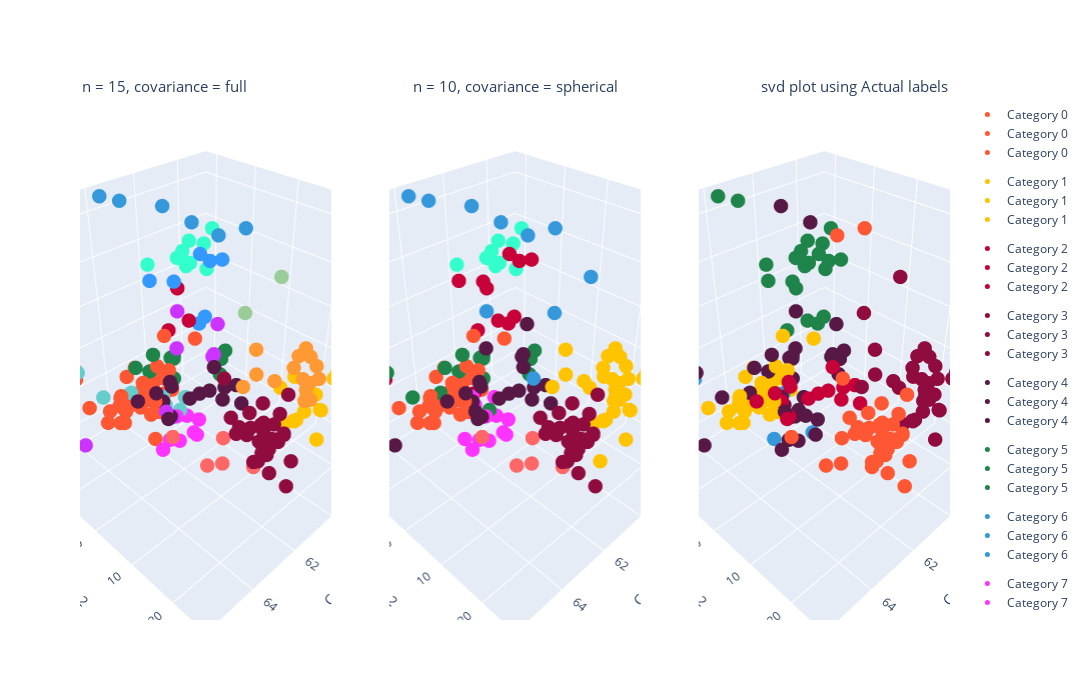

The code cell stored with this chart in its notebook:
### Code cell
# changing unique values for numeric ones
y_label = np.zeros((len(y), 1))
target_dict = dict()
for label, tissue_type in enumerate(np.unique(y)):
    y_label = np.where(y == tissue_type, label, y_label)
    target_dict[label] = tissue_type

y_label = y_label.ravel().astype(int)

# Creating the X_plot dataset for the third subplot
X_plot_real = np.c_[X_plot, y_label]

colors = ["#FF5733", "#FFC300", "#C70039", "#900C3F", "#581845", "#1E8449", "#3498DB",
          "#FF33FF", "#33FFCC", "#FF6666", "#99CC99", "#3399FF", "#FF9933", "#CC33FF", "#66CCCC"]

fig = make_subplots(rows=1, cols=3, specs=[[{'type': 'scatter3d'}, {'type': 'scatter3d'}, {'type': 'scatter3d'}]])

# first two subplots
for j in range(2):
    model = gaussian_models[j]
    X_plot_gauss = np.c_[X_plot, gaussian_labels[j]]
    n_components = len(np.unique(gaussian_labels[j]))
    
    for category in np.unique(gaussian_labels[j]):
        category_indices = (gaussian_labels[j] == category)
        scatter = go.Scatter3d(x=X_plot_gauss[category_indices, 0], 
                               y=X_plot_gauss[category_indices, 1], 
                               z=X_plot_gauss[category_indices, 2],
                               mode='markers', 
                               marker=dict(color=colors[category], size=5),
                               name=f'Category {category}',
                               legendgroup=f'Category {category}')

        fig.add_trace(scatter, row=1, col=j + 1)

# third subplot
for category in np.unique(y_label):
    category_indices = (y_label == category)
    scatter = go.Scatter3d(x=X_plot_real[category_indices, 0], 
                           y=X_plot_real[category_indices, 1], 
                           z=X_plot_real[category_indices, 2],
                           mode='markers', 
                           marker=dict(color=colors[category], size=5),
                           name=f'Category {category}',
                           legendgroup=f'Category {category}')

    fig.add_trace(scatter, row=1, col=3)

titles = [f'n = {gaussian_models[0].n_components}, covariance = {gaussian_models[0].covariance_type}',
          f'n = {gaussian_models[1].n_components}, covariance = {gaussian_models[1].covariance_type}',
          'svd plot using Actual labels']

# Configure the layout of the plot
fig.update_layout(scene1=dict(xaxis_title='Component 1', yaxis_title='Component 2', zaxis_title='Component 3'),
                  scene2=dict(xaxis_title='Component 1', yaxis_title='Component 2', zaxis_title='Component 3'),
                  scene3=dict(xaxis_title='Component 1', yaxis_title='Component 2', zaxis_title='Component 3'),
                  width=1800,
                  height=700,
                  annotations=[
                      dict(
                          showarrow=False,
                          text=titles[0],
                          xref='paper', yref='paper',
                          x=0, y=1.05,
                          font=dict(size=15)
                      ),
                      dict(
                          showarrow=False,
                          text=titles[1],
                          xref='paper', yref='paper',
                          x=0.5, y=1.05,
                          font=dict(size=15)
                      ),
                      dict(
                          showarrow=False,
                          text=titles[2],
                          xref='paper', yref='paper',
                          x=1, y=1.05,
                          font=dict(size=15)
                      )
                  ])

fig.show()

### Figure 1 — Plotly figure (JSON) as saved in the notebook; plotly's stock layout.template omitted (floating-point values rounded to 4 significant figures)
{"data": [{"legendgroup": "Category 0", "marker": {"color": "#FF5733", "size": 5}, "mode": "markers", "name": "Category 0", "scene": "scene", "type": "scatter3d", "x": [60.65, 62.77, 60.9, 61.12, 62.05, 63.2, 63.04, 62.62, 64.51, 61.92, 63.05, 62.45, 63.92, 62.47, 62.8, 62.05, 62.59, 62.1, 63.55, 61.18, 62.26, 62.23, 61.87, 63.22, 59.78, 63.39, 63.51, 61.3, 62.17, 62.02, 63.17, 62.34, 61.18, 61.67, 62.51, 61.19, 65.07, 64.25, 64.0], "y": [-11.33, -10.75, -9.407, -9.981, -10.21, -9.435, -9.191, -8.69, -9.316, -7.105, -9.54, -9.242, -8.906, -9.83, -10.17, -7.31, -8.199, -6.996, -7.823, -9.297, -7.419, -6.417, -8.897, -9.015, -8.908, -8.811, -11.09, -10.78, -8.434, -9.805, -9.929, -8.694, -8.395, -8.622, -4.914, -9.897, -13.27, -14.83, -16.81], "z": [-8.511, -7.091, -10.06, -6.563, -9.772, -4.036, -7.857, -7.432, -2.487, -11.38, -8.872, -5.534, -8.304, 0.7712, -0.7424, -8.098, -8.447, -6.788, -9.01, 5.384, -11.13, -7.116, -4.945, -11.05, 0.919, -5.621, -8.187, -6.309, -6.29, -7.379, -4.999, -2.963, -3.112, -0.6372, -15.46, -10.46, -6.041, 0.4337, 0.6659]}, {"legendgroup": "Category 1", "marker": {"color": "#FFC300", "size": 5}, "mode": "markers", "name": "Category 1", "scene": "scene", "type": "scatter3d", "x": [60.21, 60.71, 59.78, 60.57, 59.34, 60.31, 58.2, 58.11, 58.98, 60.81, 59.34, 60.35, 60.14, 59.67], "y": [17.75, 19.99, 21.08, 23.81, 18.38, 19.9, 17.79, 18.09, 18.63, 18.01, 16.56, 18.14, 13.98, 14.9], "z": [-3.108, 0.7312, 0.4932, -2.001, 0.9866, 1.191, 0.8442, 2.354, -4.174, -1.42, -0.08655, -2.173, 2.635, 4.36]}, {"legendgroup": "Category 2", "marker": {"color": "#C70039", "size": 5}, "mode": "markers", "name": "Category 2", "scene": "scene", "type": "scatter3d", "x": [60.19, 59.33, 59.05], "y": [-14.13, -16.27, -14.7], "z": [1.528, 9.294, 0.7883]}, {"legendgroup": "Category 3", "marker": {"color": "#900C3F", "size": 5}, "mode": "markers", "name": "Category 3", "scene": "scene", "type": "scatter3d", "x": [63.07, 63.14, 62.89, 62.83, 62.21, 63.0, 62.68, 62.6, 61.74, 62.02, 62.37, 62.13, 63.33, 61.91, 62.83, 62.43, 62.91, 63.1, 61.69, 62.87, 60.9, 61.88, 62.51, 63.2, 62.59, 62.24, 62.27, 62.47, 62.93, 61.09, 62.45], "y": [18.66, 17.28, 22.47, 23.12, 19.56, 19.89, 22.87, 18.75, 21.7, 18.35, 20.31, 22.26, 19.33, 22.36, 22.39, 21.65, 21.87, 24.93, 20.42, 23.09, 18.66, 20.25, 18.02, 23.17, 20.67, 22.3, 21.6, 12.44, 21.16, 21.17, 25.75], "z": [6.926, 8.344, 3.139, 2.897, 5.329, 5.787, 3.44, 5.017, 2.475, 8.232, 4.598, 2.465, 6.923, 3.333, 3.742, 3.659, 5.37, 1.216, 5.997, 3.204, 6.514, 4.182, 7.616, 3.041, 7.098, 3.49, 3.238, 11.54, 0.1242, -7.519, -4.222]}, {"legendgroup": "Category 4", "marker": {"color": "#581845", "size": 5}, "mode": "markers", "name": "Category 4", "scene": "scene", "type": "scatter3d", "x": [61.31, 62.35, 60.68, 62.14, 61.79, 61.96, 62.86, 61.42, 59.74, 60.17, 59.89, 59.22, 59.07, 60.22, 59.15], "y": [-6.965, -1.85, -5.581, -6.288, -6.658, -3.64, -7.006, -6.728, -1.457, -2.864, -3.109, 1.075, -1.156, -5.346, -3.88], "z": [-6.255, -8.196, -10.94, -4.895, -8.601, -10.13, -5.062, -4.497, -11.81, -8.698, -3.213, -13.1, -9.699, -10.96, -11.81]}, {"legendgroup": "Category 5", "marker": {"color": "#1E8449", "size": 5}, "mode": "markers", "name": "Category 5", "scene": "scene", "type": "scatter3d", "x": [60.77, 62.46, 60.77, 61.86, 61.67, 60.84, 61.0, 59.19, 59.04, 58.73], "y": [-9.301, -9.677, -9.368, -9.734, -9.695, -9.829, -8.126, -5.076, -5.542, -6.051], "z": [-1.071, 0.8156, -1.774, -2.062, 1.726, -1.658, -5.763, -8.607, -4.964, -3.887]}, {"legendgroup": "Category 6", "marker": {"color": "#3498DB", "size": 5}, "mode": "markers", "name": "Category 6", "scene": "scene", "type": "scatter3d", "x": [59.0, 60.04, 61.18, 61.68, 59.93, 58.82], "y": [-0.5274, -1.608, -19.6, -21.53, -16.04, -14.79], "z": [28.68, 28.8, 31.89, 33.04, 29.8, 24.69]}, {"legendgroup": "Category 7", "marker": {"color": "#FF33FF", "size": 5}, "mode": "markers", "name": "Category 7", "scene": "scene", "type": "scatter3d", "x": [61.81, 60.88, 61.44, 60.37, 61.65, 62.48, 60.84, 60.57], "y": [-5.072, -5.306, -5.085, -4.73, -3.165, -3.029, -2.802, -5.126], "z": [-18.63, -15.05, -13.04, -17.68, -18.12, -17.36, -19.18, -21.19]}, {"legendgroup": "Category 8", "marker": {"color": "#33FFCC", "size": 5}, "mode": "markers", "name": "Category 8", "scene": "scene", "type": "scatter3d", "x": [58.26, 58.6, 57.08, 58.7, 60.08, 57.27, 57.08, 60.08, 57.27, 58.7, 58.26, 58.37, 56.85, 58.28], "y": [-18.8, -20.33, -20.94, -19.84, -20.18, -19.08, -20.94, -20.18, -19.08, -19.84, -18.53, -19.09, -19.71, -20.69], "z": [17.86, 13.7, 14.03, 14.09, 15.25, 8.436, 14.03, 15.25, 8.436, 14.09, 12.42, 11.6, 17.92, 14.59]}, {"legendgroup": "Category 9", "marker": {"color": "#FF6666", "size": 5}, "mode": "markers", "name": "Category 9", "scene": "scene", "type": "scatter3d", "x": [63.17, 63.1, 61.23, 62.14, 61.68], "y": [4.183, 12.16, 13.83, 10.77, 8.568], "z": [-5.59, -7.258, -14.38, -11.95, -8.54]}, {"legendgroup": "Category 10", "marker": {"color": "#99CC99", "size": 5}, "mode": "markers", "name": "Category 10", "scene": "scene", "type": "scatter3d", "x": [58.55, 60.53], "y": [5.89, 7.173], "z": [19.84, 17.34]}, {"legendgroup": "Category 11", "marker": {"color": "#3399FF", "size": 5}, "mode": "markers", "name": "Category 11", "scene": "scene", "type": "scatter3d", "x": [57.17, 58.17, 57.79, 58.39, 60.21, 58.66, 59.61], "y": [-15.15, -16.15, -15.37, -13.63, -18.98, -13.86, -15.53], "z": [12.3, 15.41, 13.19, 0.6313, 12.06, -0.6468, 11.98]}, {"legendgroup": "Category 12", "marker": {"color": "#FF9933", "size": 5}, "mode": "markers", "name": "Category 12", "scene": "scene", "type": "scatter3d", "x": [61.53, 59.74, 61.17, 58.95, 59.83, 59.08, 60.45, 60.44, 60.13, 59.2, 60.47, 58.75, 58.33, 59.72, 58.98], "y": [11.95, 16.92, 13.03, 13.96, 18.05, 13.11, 9.545, 20.2, 20.16, 16.34, 13.96, 16.64, 12.89, 14.74, 16.61], "z": [6.194, 5.218, 8.568, 8.434, 3.645, 6.474, 10.09, 4.454, 3.609, 2.1, 5.303, 1.905, 3.912, 6.549, 5.754]}, {"legendgroup": "Category 13", "marker": {"color": "#CC33FF", "size": 5}, "mode": "markers", "name": "Category 13", "scene": "scene", "type": "scatter3d", "x": [59.56, 59.46, 60.61, 62.08, 65.31, 61.89, 61.03, 58.56], "y": [-5.249, -5.403, -8.869, -4.071, -5.259, -3.497, -6.843, -9.095], "z": [-2.605, -2.331, 10.16, -8.681, -6.323, -10.42, 3.084, 1.335]}, {"legendgroup": "Category 14", "marker": {"color": "#66CCCC", "size": 5}, "mode": "markers", "name": "Category 14", "scene": "scene", "type": "scatter3d", "x": [61.19, 61.34, 65.7, 62.75, 64.55, 61.77, 61.73, 62.61, 63.89, 61.48, 60.57, 62.03], "y": [-5.5, -8.818, -11.9, -9.582, -11.2, -7.545, -8.247, -9.719, -9.69, -8.59, -7.565, -9.173], "z": [-12.39, -12.61, 1.753, -4.756, 5.284, -8.933, -9.217, -7.684, -2.168, -9.622, -12.19, -6.669]}, {"legendgroup": "Category 0", "marker": {"color": "#FF5733", "size": 5}, "mode": "markers", "name": "Category 0", "scene": "scene2", "type": "scatter3d", "x": [60.65, 62.77, 60.9, 61.12, 62.05, 63.2, 63.04, 62.62, 64.51, 61.92, 63.05, 62.45, 63.92, 62.47, 62.8, 62.05, 62.59, 62.1, 63.55, 61.18, 62.26, 62.23, 61.87, 63.22, 59.78, 63.39, 63.51, 61.3, 62.17, 62.02, 63.17, 62.34, 61.18, 61.67], "y": [-11.33, -10.75, -9.407, -9.981, -10.21, -9.435, -9.191, -8.69, -9.316, -7.105, -9.54, -9.242, -8.906, -9.83, -10.17, -7.31, -8.199, -6.996, -7.823, -9.297, -7.419, -6.417, -8.897, -9.015, -8.908, -8.811, -11.09, -10.78, -8.434, -9.805, -9.929, -8.694, -8.395, -8.622], "z": [-8.511, -7.091, -10.06, -6.563, -9.772, -4.036, -7.857, -7.432, -2.487, -11.38, -8.872, -5.534, -8.304, 0.7712, -0.7424, -8.098, -8.447, -6.788, -9.01, 5.384, -11.13, -7.116, -4.945, -11.05, 0.919, -5.621, -8.187, -6.309, -6.29, -7.379, -4.999, -2.963, -3.112, -0.6372]}, {"legendgroup": "Category 1", "marker": {"color": "#FFC300", "size": 5}, "mode": "markers", "name": "Category 1", "scene": "scene2", "type": "scatter3d", "x": [61.53, 59.74, 60.21, 61.17, 58.95, 59.83, 59.08, 60.45, 60.44, 60.71, 59.78, 60.13, 60.57, 59.2, 59.34, 60.31, 58.2, 58.11, 58.98, 60.81, 60.47, 58.75, 59.34, 60.35, 58.33, 60.14, 59.72, 58.98, 59.67, 61.09], "y": [11.95, 16.92, 17.75, 13.03, 13.96, 18.05, 13.11, 9.545, 20.2, 19.99, 21.08, 20.16, 23.81, 16.34, 18.38, 19.9, 17.79, 18.09, 18.63, 18.01, 13.96, 16.64, 16.56, 18.14, 12.89, 13.98, 14.74, 16.61, 14.9, 21.17], "z": [6.194, 5.218, -3.108, 8.568, 8.434, 3.645, 6.474, 10.09, 4.454, 0.7312, 0.4932, 3.609, -2.001, 2.1, 0.9866, 1.191, 0.8442, 2.354, -4.174, -1.42, 5.303, 1.905, -0.08655, -2.173, 3.912, 2.635, 6.549, 5.754, 4.36, -7.519]}, {"legendgroup": "Category 2", "marker": {"color": "#C70039", "size": 5}, "mode": "markers", "name": "Category 2", "scene": "scene2", "type": "scatter3d", "x": [57.17, 58.17, 57.79, 58.39, 60.21, 58.66, 59.61, 60.19, 59.33, 59.05, 61.19, 65.07, 64.25, 64.0], "y": [-15.15, -16.15, -15.37, -13.63, -18.98, -13.86, -15.53, -14.13, -16.27, -14.7, -9.897, -13.27, -14.83, -16.81], "z": [12.3, 15.41, 13.19, 0.6313, 12.06, -0.6468, 11.98, 1.528, 9.294, 0.7883, -10.46, -6.041, 0.4337, 0.6659]}, {"legendgroup": "Category 3", "marker": {"color": "#900C3F", "size": 5}, "mode": "markers", "name": "Category 3", "scene": "scene2", "type": "scatter3d", "x": [63.07, 63.14, 62.89, 62.83, 62.21, 63.0, 62.68, 62.6, 61.74, 62.02, 62.37, 62.13, 63.33, 61.91, 62.83, 62.43, 62.91, 63.1, 61.69, 62.87, 60.9, 61.88, 62.51, 63.2, 62.59, 62.24, 62.27, 62.93, 62.45], "y": [18.66, 17.28, 22.47, 23.12, 19.56, 19.89, 22.87, 18.75, 21.7, 18.35, 20.31, 22.26, 19.33, 22.36, 22.39, 21.65, 21.87, 24.93, 20.42, 23.09, 18.66, 20.25, 18.02, 23.17, 20.67, 22.3, 21.6, 21.16, 25.75], "z": [6.926, 8.344, 3.139, 2.897, 5.329, 5.787, 3.44, 5.017, 2.475, 8.232, 4.598, 2.465, 6.923, 3.333, 3.742, 3.659, 5.37, 1.216, 5.997, 3.204, 6.514, 4.182, 7.616, 3.041, 7.098, 3.49, 3.238, 0.1242, -4.222]}, {"legendgroup": "Category 4", "marker": {"color": "#581845", "size": 5}, "mode": "markers", "name": "Category 4", "scene": "scene2", "type": "scatter3d", "x": [59.56, 59.46, 62.08, 65.31, 61.89, 61.03, 58.56, 61.31, 62.35, 60.68, 62.14, 61.79, 61.96, 62.86, 61.42, 59.74, 60.17, 59.89, 59.22, 59.07, 60.22, 59.15], "y": [-5.249, -5.403, -4.071, -5.259, -3.497, -6.843, -9.095, -6.965, -1.85, -5.581, -6.288, -6.658, -3.64, -7.006, -6.728, -1.457, -2.864, -3.109, 1.075, -1.156, -5.346, -3.88], "z": [-2.605, -2.331, -8.681, -6.323, -10.42, 3.084, 1.335, -6.255, -8.196, -10.94, -4.895, -8.601, -10.13, -5.062, -4.497, -11.81, -8.698, -3.213, -13.1, -9.699, -10.96, -11.81]}, {"legendgroup": "Category 5", "marker": {"color": "#1E8449", "size": 5}, "mode": "markers", "name": "Category 5", "scene": "scene2", "type": "scatter3d", "x": [61.19, 60.77, 65.7, 62.75, 62.46, 64.55, 60.77, 61.86, 61.67, 62.61, 60.84, 63.89, 61.0, 59.19, 59.04, 58.73], "y": [-5.5, -9.301, -11.9, -9.582, -9.677, -11.2, -9.368, -9.734, -9.695, -9.719, -9.829, -9.69, -8.126, -5.076, -5.542, -6.051], "z": [-12.39, -1.071, 1.753, -4.756, 0.8156, 5.284, -1.774, -2.062, 1.726, -7.684, -1.658, -2.168, -5.763, -8.607, -4.964, -3.887]}, {"legendgroup": "Category 6", "marker": {"color": "#3498DB", "size": 5}, "mode": "markers", "name": "Category 6", "scene": "scene2", "type": "scatter3d", "x": [58.55, 60.53, 60.61, 62.47, 59.0, 60.04, 61.18, 61.68, 59.93, 58.82], "y": [5.89, 7.173, -8.869, 12.44, -0.5274, -1.608, -19.6, -21.53, -16.04, -14.79], "z": [19.84, 17.34, 10.16, 11.54, 28.68, 28.8, 31.89, 33.04, 29.8, 24.69]}, {"legendgroup": "Category 7", "marker": {"color": "#FF33FF", "size": 5}, "mode": "markers", "name": "Category 7", "scene": "scene2", "type": "scatter3d", "x": [61.34, 61.77, 61.73, 61.81, 60.88, 61.44, 60.37, 61.65, 61.48, 62.48, 60.84, 60.57, 62.03, 60.57, 62.51], "y": [-8.818, -7.545, -8.247, -5.072, -5.306, -5.085, -4.73, -3.165, -8.59, -3.029, -2.802, -7.565, -9.173, -5.126, -4.914], "z": [-12.61, -8.933, -9.217, -18.63, -15.05, -13.04, -17.68, -18.12, -9.622, -17.36, -19.18, -12.19, -6.669, -21.19, -15.46]}, {"legendgroup": "Category 8", "marker": {"color": "#33FFCC", "size": 5}, "mode": "markers", "name": "Category 8", "scene": "scene2", "type": "scatter3d", "x": [58.26, 58.6, 57.08, 58.7, 60.08, 57.27, 57.08, 60.08, 57.27, 58.7, 58.26, 58.37, 56.85, 58.28], "y": [-18.8, -20.33, -20.94, -19.84, -20.18, -19.08, -20.94, -20.18, -19.08, -19.84, -18.53, -19.09, -19.71, -20.69], "z": [17.86, 13.7, 14.03, 14.09, 15.25, 8.436, 14.03, 15.25, 8.436, 14.09, 12.42, 11.6, 17.92, 14.59]}, {"legendgroup": "Category 9", "marker": {"color": "#FF6666", "size": 5}, "mode": "markers", "name": "Category 9", "scene": "scene2", "type": "scatter3d", "x": [63.17, 63.1, 61.23, 62.14, 61.68], "y": [4.183, 12.16, 13.83, 10.77, 8.568], "z": [-5.59, -7.258, -14.38, -11.95, -8.54]}, {"legendgroup": "Category 0", "marker": {"color": "#FF5733", "size": 5}, "mode": "markers", "name": "Category 0", "scene": "scene3", "type": "scatter3d", "x": [63.07, 63.14, 62.89, 62.83, 62.21, 63.0, 62.68, 62.6, 61.74, 62.02, 62.37, 62.13, 63.33, 61.91, 62.83, 62.43, 62.91, 63.1, 61.69, 62.87, 60.9, 61.88, 62.51, 63.2, 62.59, 62.24, 62.27, 62.47, 59.0, 60.04, 63.17, 63.1, 61.23, 62.14, 61.68, 62.93, 61.09, 62.45], "y": [18.66, 17.28, 22.47, 23.12, 19.56, 19.89, 22.87, 18.75, 21.7, 18.35, 20.31, 22.26, 19.33, 22.36, 22.39, 21.65, 21.87, 24.93, 20.42, 23.09, 18.66, 20.25, 18.02, 23.17, 20.67, 22.3, 21.6, 12.44, -0.5274, -1.608, 4.183, 12.16, 13.83, 10.77, 8.568, 21.16, 21.17, 25.75], "z": [6.926, 8.344, 3.139, 2.897, 5.329, 5.787, 3.44, 5.017, 2.475, 8.232, 4.598, 2.465, 6.923, 3.333, 3.742, 3.659, 5.37, 1.216, 5.997, 3.204, 6.514, 4.182, 7.616, 3.041, 7.098, 3.49, 3.238, 11.54, 28.68, 28.8, -5.59, -7.258, -14.38, -11.95, -8.54, 0.1242, -7.519, -4.222]}, {"legendgroup": "Category 1", "marker": {"color": "#FFC300", "size": 5}, "mode": "markers", "name": "Category 1", "scene": "scene3", "type": "scatter3d", "x": [60.65, 62.77, 60.9, 61.12, 62.05, 63.2, 63.04, 62.62, 64.51, 61.92, 63.05, 62.45, 63.92, 62.47, 62.8, 62.05, 62.59, 62.1, 63.55, 61.18, 62.26, 62.23, 61.87, 63.22, 59.78, 63.39, 63.51, 61.3, 62.17, 62.02, 63.17, 62.34, 61.18, 61.67], "y": [-11.33, -10.75, -9.407, -9.981, -10.21, -9.435, -9.191, -8.69, -9.316, -7.105, -9.54, -9.242, -8.906, -9.83, -10.17, -7.31, -8.199, -6.996, -7.823, -9.297, -7.419, -6.417, -8.897, -9.015, -8.908, -8.811, -11.09, -10.78, -8.434, -9.805, -9.929, -8.694, -8.395, -8.622], "z": [-8.511, -7.091, -10.06, -6.563, -9.772, -4.036, -7.857, -7.432, -2.487, -11.38, -8.872, -5.534, -8.304, 0.7712, -0.7424, -8.098, -8.447, -6.788, -9.01, 5.384, -11.13, -7.116, -4.945, -11.05, 0.919, -5.621, -8.187, -6.309, -6.29, -7.379, -4.999, -2.963, -3.112, -0.6372]}, {"legendgroup": "Category 2", "marker": {"color": "#C70039", "size": 5}, "mode": "markers", "name": "Category 2", "scene": "scene3", "type": "scatter3d", "x": [61.31, 62.35, 60.68, 62.14, 61.79, 61.96, 62.86, 61.42, 59.74, 60.17, 59.89, 59.22, 59.07, 60.22, 59.15], "y": [-6.965, -1.85, -5.581, -6.288, -6.658, -3.64, -7.006, -6.728, -1.457, -2.864, -3.109, 1.075, -1.156, -5.346, -3.88], "z": [-6.255, -8.196, -10.94, -4.895, -8.601, -10.13, -5.062, -4.497, -11.81, -8.698, -3.213, -13.1, -9.699, -10.96, -11.81]}, {"legendgroup": "Category 3", "marker": {"color": "#900C3F", "size": 5}, "mode": "markers", "name": "Category 3", "scene": "scene3", "type": "scatter3d", "x": [61.53, 59.74, 58.55, 60.21, 60.53, 61.17, 58.95, 59.83, 59.08, 60.45, 60.44, 60.71, 59.78, 60.13, 60.57, 59.2, 59.34, 60.31, 58.2, 58.11, 58.98, 60.81, 60.47, 58.75, 59.34, 60.35, 58.33, 60.14, 59.72, 58.98, 59.67], "y": [11.95, 16.92, 5.89, 17.75, 7.173, 13.03, 13.96, 18.05, 13.11, 9.545, 20.2, 19.99, 21.08, 20.16, 23.81, 16.34, 18.38, 19.9, 17.79, 18.09, 18.63, 18.01, 13.96, 16.64, 16.56, 18.14, 12.89, 13.98, 14.74, 16.61, 14.9], "z": [6.194, 5.218, 19.84, -3.108, 17.34, 8.568, 8.434, 3.645, 6.474, 10.09, 4.454, 0.7312, 0.4932, 3.609, -2.001, 2.1, 0.9866, 1.191, 0.8442, 2.354, -4.174, -1.42, 5.303, 1.905, -0.08655, -2.173, 3.912, 2.635, 6.549, 5.754, 4.36]}, {"legendgroup": "Category 4", "marker": {"color": "#581845", "size": 5}, "mode": "markers", "name": "Category 4", "scene": "scene3", "type": "scatter3d", "x": [61.19, 61.34, 60.77, 65.7, 62.75, 62.46, 64.55, 60.77, 61.77, 61.86, 61.73, 61.67, 62.61, 60.84, 63.89, 61.0, 59.19, 61.81, 60.88, 59.04, 61.44, 60.37, 61.65, 61.48, 58.73, 62.48, 60.84, 60.57, 62.03, 59.56, 59.46, 60.61, 62.08, 65.31, 61.89, 61.03, 58.56, 59.93, 58.82], "y": [-5.5, -8.818, -9.301, -11.9, -9.582, -9.677, -11.2, -9.368, -7.545, -9.734, -8.247, -9.695, -9.719, -9.829, -9.69, -8.126, -5.076, -5.072, -5.306, -5.542, -5.085, -4.73, -3.165, -8.59, -6.051, -3.029, -2.802, -7.565, -9.173, -5.249, -5.403, -8.869, -4.071, -5.259, -3.497, -6.843, -9.095, -16.04, -14.79], "z": [-12.39, -12.61, -1.071, 1.753, -4.756, 0.8156, 5.284, -1.774, -8.933, -2.062, -9.217, 1.726, -7.684, -1.658, -2.168, -5.763, -8.607, -18.63, -15.05, -4.964, -13.04, -17.68, -18.12, -9.622, -3.887, -17.36, -19.18, -12.19, -6.669, -2.605, -2.331, 10.16, -8.681, -6.323, -10.42, 3.084, 1.335, 29.8, 24.69]}, {"legendgroup": "Category 5", "marker": {"color": "#1E8449", "size": 5}, "mode": "markers", "name": "Category 5", "scene": "scene3", "type": "scatter3d", "x": [57.17, 58.17, 57.79, 58.39, 60.21, 58.66, 59.61, 60.19, 59.33, 59.05, 58.26, 58.6, 61.18, 61.68, 57.08, 58.7, 60.08, 57.27, 57.08, 60.08, 57.27, 58.7, 58.26, 58.37, 56.85, 58.28], "y": [-15.15, -16.15, -15.37, -13.63, -18.98, -13.86, -15.53, -14.13, -16.27, -14.7, -18.8, -20.33, -19.6, -21.53, -20.94, -19.84, -20.18, -19.08, -20.94, -20.18, -19.08, -19.84, -18.53, -19.09, -19.71, -20.69], "z": [12.3, 15.41, 13.19, 0.6313, 12.06, -0.6468, 11.98, 1.528, 9.294, 0.7883, 17.86, 13.7, 31.89, 33.04, 14.03, 14.09, 15.25, 8.436, 14.03, 15.25, 8.436, 14.09, 12.42, 11.6, 17.92, 14.59]}, {"legendgroup": "Category 6", "marker": {"color": "#3498DB", "size": 5}, "mode": "markers", "name": "Category 6", "scene": "scene3", "type": "scatter3d", "x": [60.57, 62.51, 61.19, 65.07, 64.25, 64.0], "y": [-5.126, -4.914, -9.897, -13.27, -14.83, -16.81], "z": [-21.19, -15.46, -10.46, -6.041, 0.4337, 0.6659]}], "layout": {"annotations": [{"font": {"size": 15}, "showarrow": false, "text": "n = 15, covariance = full", "x": 0, "xref": "paper", "y": 1.05, "yref": "paper"}, {"font": {"size": 15}, "showarrow": false, "text": "n = 10, covariance = spherical", "x": 0.5, "xref": "paper", "y": 1.05, "yref": "paper"}, {"font": {"size": 15}, "showarrow": false, "text": "svd plot using Actual labels", "x": 1, "xref": "paper", "y": 1.05, "yref": "paper"}], "height": 700, "scene": {"domain": {"x": [0, 0.2889], "y": [0, 1]}, "xaxis": {"title": {"text": "Component 1"}}, "yaxis": {"title": {"text": "Component 2"}}, "zaxis": {"title": {"text": "Component 3"}}}, "scene2": {"domain": {"x": [0.3556, 0.6444], "y": [0, 1]}, "xaxis": {"title": {"text": "Component 1"}}, "yaxis": {"title": {"text": "Component 2"}}, "zaxis": {"title": {"text": "Component 3"}}}, "scene3": {"domain": {"x": [0.7111, 1], "y": [0, 1]}, "xaxis": {"title": {"text": "Component 1"}}, "yaxis": {"title": {"text": "Component 2"}}, "zaxis": {"title": {"text": "Component 3"}}}, "width": 1800}}
